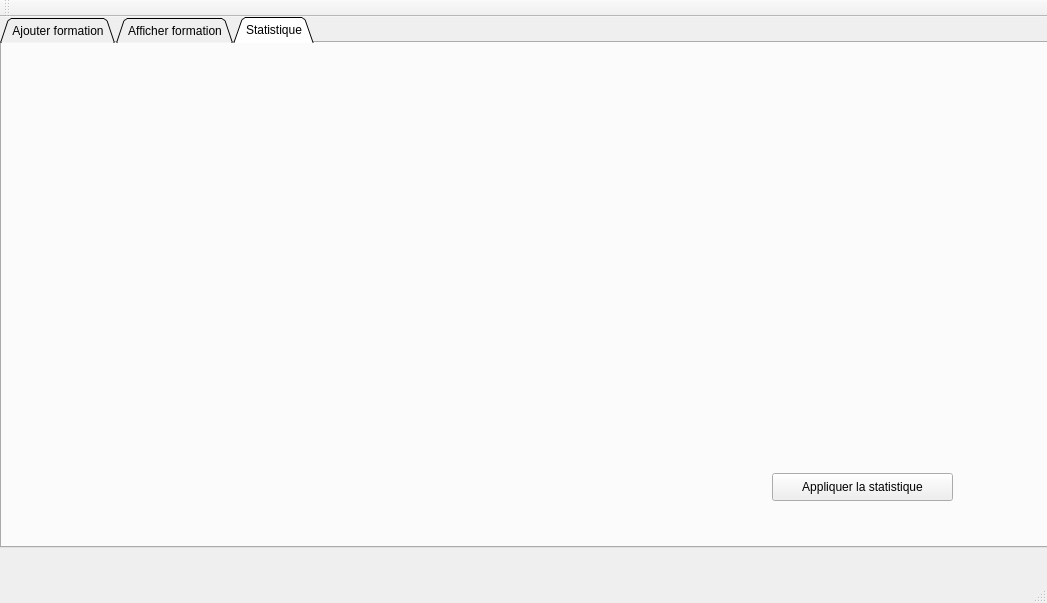
<?xml version="1.0" encoding="UTF-8"?>
<ui version="4.0">
 <class>MainWindow</class>
 <widget class="QMainWindow" name="MainWindow">
  <property name="geometry">
   <rect>
    <x>0</x>
    <y>0</y>
    <width>1047</width>
    <height>603</height>
   </rect>
  </property>
  <property name="windowTitle">
   <string>Gestion des Clients</string>
  </property>
  <widget class="QWidget" name="centralWidget">
   <widget class="QTabWidget" name="tabWidget">
    <property name="geometry">
     <rect>
      <x>0</x>
      <y>0</y>
      <width>1141</width>
      <height>531</height>
     </rect>
    </property>
    <property name="tabShape">
     <enum>QTabWidget::Triangular</enum>
    </property>
    <property name="currentIndex">
     <number>2</number>
    </property>
    <widget class="QWidget" name="tab_3">
     <attribute name="title">
      <string>Ajouter formation</string>
     </attribute>
     <widget class="QLabel" name="label_13">
      <property name="geometry">
       <rect>
        <x>40</x>
        <y>90</y>
        <width>131</width>
        <height>41</height>
       </rect>
      </property>
      <property name="text">
       <string>nom formation</string>
      </property>
     </widget>
     <widget class="QLabel" name="label_14">
      <property name="geometry">
       <rect>
        <x>30</x>
        <y>50</y>
        <width>131</width>
        <height>21</height>
       </rect>
      </property>
      <property name="text">
       <string>code formation</string>
      </property>
     </widget>
     <widget class="QLabel" name="label_15">
      <property name="geometry">
       <rect>
        <x>40</x>
        <y>150</y>
        <width>131</width>
        <height>31</height>
       </rect>
      </property>
      <property name="text">
       <string>nom encadreur</string>
      </property>
     </widget>
     <widget class="QLabel" name="label_16">
      <property name="geometry">
       <rect>
        <x>40</x>
        <y>220</y>
        <width>61</width>
        <height>16</height>
       </rect>
      </property>
      <property name="text">
       <string>type formation</string>
      </property>
     </widget>
     <widget class="QLabel" name="label_17">
      <property name="geometry">
       <rect>
        <x>40</x>
        <y>280</y>
        <width>141</width>
        <height>16</height>
       </rect>
      </property>
      <property name="text">
       <string>dure formation</string>
      </property>
     </widget>
     <widget class="QLineEdit" name="CODE_FORMATION">
      <property name="geometry">
       <rect>
        <x>220</x>
        <y>50</y>
        <width>113</width>
        <height>20</height>
       </rect>
      </property>
     </widget>
     <widget class="QLineEdit" name="NOM_FOR">
      <property name="geometry">
       <rect>
        <x>220</x>
        <y>100</y>
        <width>113</width>
        <height>20</height>
       </rect>
      </property>
     </widget>
     <widget class="QLineEdit" name="NOM_ENCADREUR">
      <property name="geometry">
       <rect>
        <x>220</x>
        <y>160</y>
        <width>113</width>
        <height>20</height>
       </rect>
      </property>
     </widget>
     <widget class="QLineEdit" name="TYPE_FOR">
      <property name="geometry">
       <rect>
        <x>220</x>
        <y>220</y>
        <width>113</width>
        <height>20</height>
       </rect>
      </property>
     </widget>
     <widget class="QLineEdit" name="DURE_FOR">
      <property name="geometry">
       <rect>
        <x>220</x>
        <y>280</y>
        <width>113</width>
        <height>20</height>
       </rect>
      </property>
     </widget>
     <widget class="QPushButton" name="pushButtonAjouter">
      <property name="geometry">
       <rect>
        <x>580</x>
        <y>210</y>
        <width>75</width>
        <height>23</height>
       </rect>
      </property>
      <property name="text">
       <string>Ajouter</string>
      </property>
     </widget>
     <widget class="QPushButton" name="Mod_2">
      <property name="geometry">
       <rect>
        <x>580</x>
        <y>160</y>
        <width>75</width>
        <height>23</height>
       </rect>
      </property>
      <property name="text">
       <string>Modifier</string>
      </property>
     </widget>
    </widget>
    <widget class="QWidget" name="tab_4">
     <attribute name="title">
      <string>Afficher formation</string>
     </attribute>
     <widget class="QTableView" name="tab_for">
      <property name="geometry">
       <rect>
        <x>10</x>
        <y>30</y>
        <width>761</width>
        <height>271</height>
       </rect>
      </property>
     </widget>
     <widget class="QLabel" name="label_18">
      <property name="geometry">
       <rect>
        <x>160</x>
        <y>430</y>
        <width>111</width>
        <height>20</height>
       </rect>
      </property>
      <property name="text">
       <string>code formation</string>
      </property>
     </widget>
     <widget class="QLineEdit" name="code_supp">
      <property name="geometry">
       <rect>
        <x>290</x>
        <y>430</y>
        <width>113</width>
        <height>22</height>
       </rect>
      </property>
     </widget>
     <widget class="QPushButton" name="supp">
      <property name="geometry">
       <rect>
        <x>520</x>
        <y>440</y>
        <width>93</width>
        <height>28</height>
       </rect>
      </property>
      <property name="text">
       <string>Supprimer</string>
      </property>
     </widget>
     <widget class="QPushButton" name="Mod_4">
      <property name="geometry">
       <rect>
        <x>520</x>
        <y>400</y>
        <width>93</width>
        <height>28</height>
       </rect>
      </property>
      <property name="text">
       <string>Modifier</string>
      </property>
     </widget>
     <widget class="QPushButton" name="rechercher_button">
      <property name="geometry">
       <rect>
        <x>670</x>
        <y>440</y>
        <width>93</width>
        <height>28</height>
       </rect>
      </property>
      <property name="text">
       <string>Rechercher</string>
      </property>
     </widget>
     <widget class="QPushButton" name="qrcodegen">
      <property name="geometry">
       <rect>
        <x>830</x>
        <y>260</y>
        <width>200</width>
        <height>28</height>
       </rect>
      </property>
      <property name="styleSheet">
       <string notr="true"/>
      </property>
      <property name="text">
       <string>Générer QR Code</string>
      </property>
     </widget>
     <widget class="QLabel" name="qrcodecommande">
      <property name="enabled">
       <bool>true</bool>
      </property>
      <property name="geometry">
       <rect>
        <x>830</x>
        <y>60</y>
        <width>200</width>
        <height>200</height>
       </rect>
      </property>
      <property name="sizePolicy">
       <sizepolicy hsizetype="Fixed" vsizetype="Fixed">
        <horstretch>0</horstretch>
        <verstretch>0</verstretch>
       </sizepolicy>
      </property>
      <property name="minimumSize">
       <size>
        <width>200</width>
        <height>200</height>
       </size>
      </property>
      <property name="maximumSize">
       <size>
        <width>200</width>
        <height>200</height>
       </size>
      </property>
      <property name="text">
       <string/>
      </property>
     </widget>
    </widget>
    <widget class="QWidget" name="tab">
     <attribute name="title">
      <string>Statistique</string>
     </attribute>
     <widget class="QPushButton" name="statsmed">
      <property name="geometry">
       <rect>
        <x>770</x>
        <y>430</y>
        <width>181</width>
        <height>28</height>
       </rect>
      </property>
      <property name="text">
       <string>Appliquer la statistique</string>
      </property>
     </widget>
    </widget>
   </widget>
  </widget>
  <widget class="QMenuBar" name="menuBar">
   <property name="geometry">
    <rect>
     <x>0</x>
     <y>0</y>
     <width>1047</width>
     <height>26</height>
    </rect>
   </property>
  </widget>
  <widget class="QToolBar" name="mainToolBar">
   <attribute name="toolBarArea">
    <enum>TopToolBarArea</enum>
   </attribute>
   <attribute name="toolBarBreak">
    <bool>false</bool>
   </attribute>
  </widget>
  <widget class="QStatusBar" name="statusBar"/>
 </widget>
 <layoutdefault spacing="6" margin="11"/>
 <resources/>
 <connections/>
</ui>
